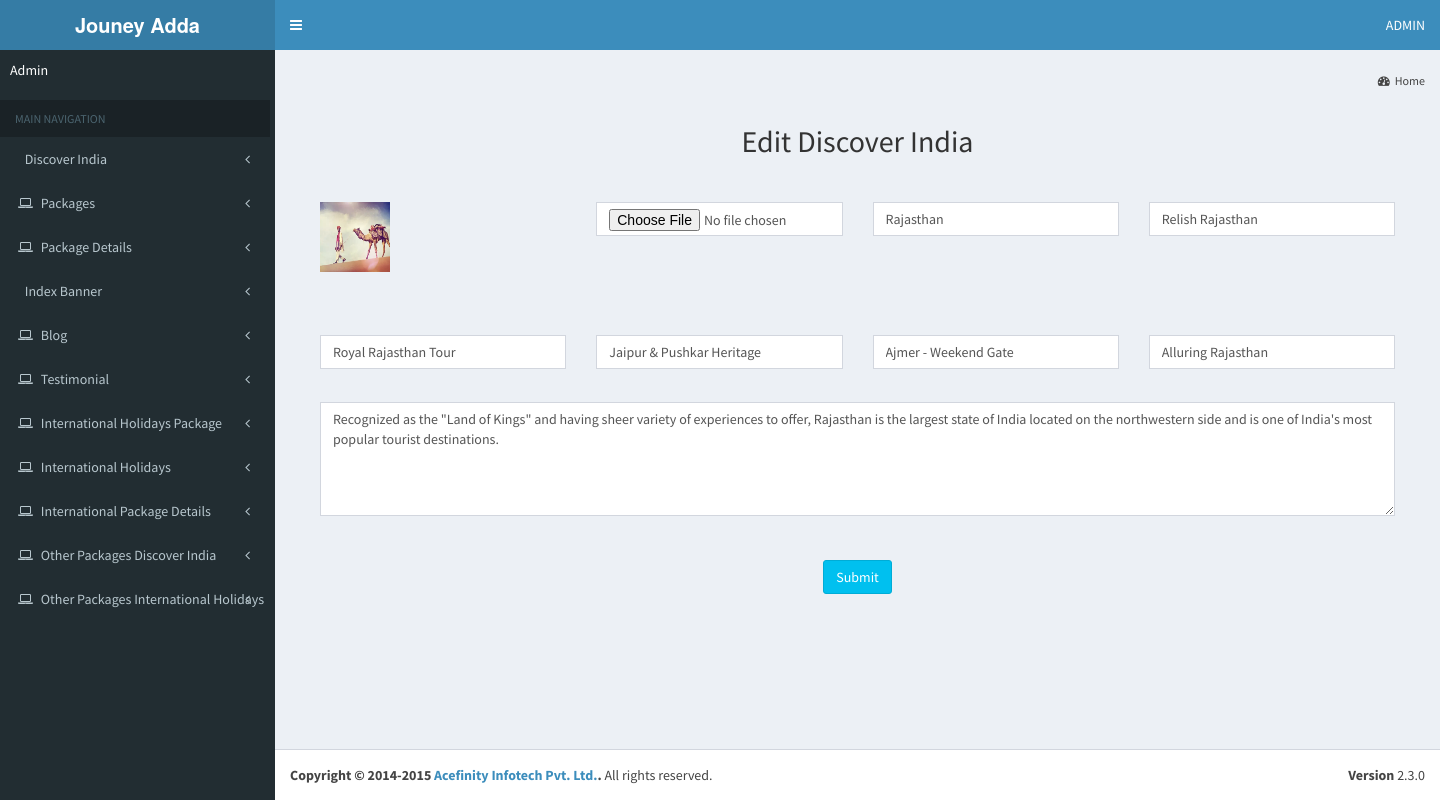
The page /admin-journey/edit_discover.php?e_id=12 on the database its author committed.
### tables this page shows
CREATE TABLE `discover_india` (
  `id` int(225) NOT NULL,
  `city_name` varchar(2000) NOT NULL,
  `package1` varchar(2000) NOT NULL,
  `package2` varchar(2000) NOT NULL,
  `package3` varchar(2000) NOT NULL,
  `package4` varchar(2000) NOT NULL,
  `package5` varchar(2000) NOT NULL,
  `image` varchar(2000) NOT NULL,
  `about_city` varchar(7000) NOT NULL
);

### admin-journey/edit_discover.php (the view, shortened to what this page needs)
<?php
include("connect.php");
include("includes/header.php");
include("includes/left_sidebar.php");
$e_id=$_GET["e_id"];
  $query="select* from discover_india where id='$e_id'";
    $data=mysqli_query($conn,$query);
   $row=mysqli_fetch_assoc($data);
    $city=$row["city_name"];
    $image=$row["image"];
    $package=$row["package1"];
    $package1=$row["package2"];
    $package2=$row["package3"];
    $package3=$row["package4"];
    $package4=$row["package5"];
    $about=$row["about_city"];
?>
      <div class="content-wrapper">
        <section class="content-header">
          <ol class="breadcrumb">
          <li><a href="dashboard.php"><i class="fa fa-dashboard"></i>Home</a></li>
          </ol>
        </section>
        <section class="content">
          <div class="row">
            <div class="col-lg-12">
           <h2 style="text-align:center; margin-top:4%;">Edit Discover India</h2>
<div class=" col-md-12">
<form name="testimonials" id="testimonials" enctype="multipart/form-data"  action="update_discover.php" method="post" style="margin-top:3%;">
    <div class="col-md-3" style="margin-bottom:2%;"><img src="<?php echo $image;?>" width="70" height="70"></div>
    <div class="col-md-3" style="margin-bottom:6%;"><input type="file" class="form-control"  name="fileupload1"></div>
    <div class="col-md-3" style="margin-bottom:6%;"><input type="text" name="city" class="form-control" placeholder="enter city name.."  value="<?php echo $city;?>" required/></div>
    <div class="col-md-3" style="margin-bottom:6%;"><input type="text" name="package" class="form-control" placeholder="enter package name" value="<?php echo $package;?>" required/></div>
    <div class="col-md-3" style="margin-top:3%;"><input type="text" name="package1" class="form-control" placeholder="enter package name" value="<?php echo $package1;?>" required/></div>
    <div class="col-md-3" style="margin-top:3%;"><input type="text" name="package2" class="form-control" placeholder="enter package name" value="<?php echo $package2;?> "required/></div>
    <div class="col-md-3"style="margin-top:3%;"><input type="text" name="package3" class="form-control" placeholder="enter package name" value="<?php echo $package3;?>" required/></div>
    <div class="col-md-3" style="margin-top:3%;"><input type="text" name="package4" class="form-control" placeholder="enter package name"value="<?php echo $package4;?>" required/></div>
    <div class="col-md-12" style="margin-top:3%;"><textarea name="about" class="form-control" placeholder="About City..." rows="5"  required/><?php echo $about;?></textarea></div>
    <div style=" text-align:center;" ><input type="submit" class="btn btn-info" name="submit" style="margin-top:4%;" ></div>
    </form>
</div>
      </div>
          </div>
        </section>
      </div>
 <?php include("includes/footer.php"); ?>

### rows shown on the page
discover_india: image (picture), city "Rajasthan", package "Relish Rajasthan", package1 "Royal Rajasthan Tour", package2 "Jaipur & Pushkar Heritage", package3 "Ajmer - Weekend Gate", about "Recognized as the \"Land of Kings\" and having sheer variety of experiences to offer, Rajasthan is the largest state of India located on the northwestern side and is one of India's most popular tourist destinations."
